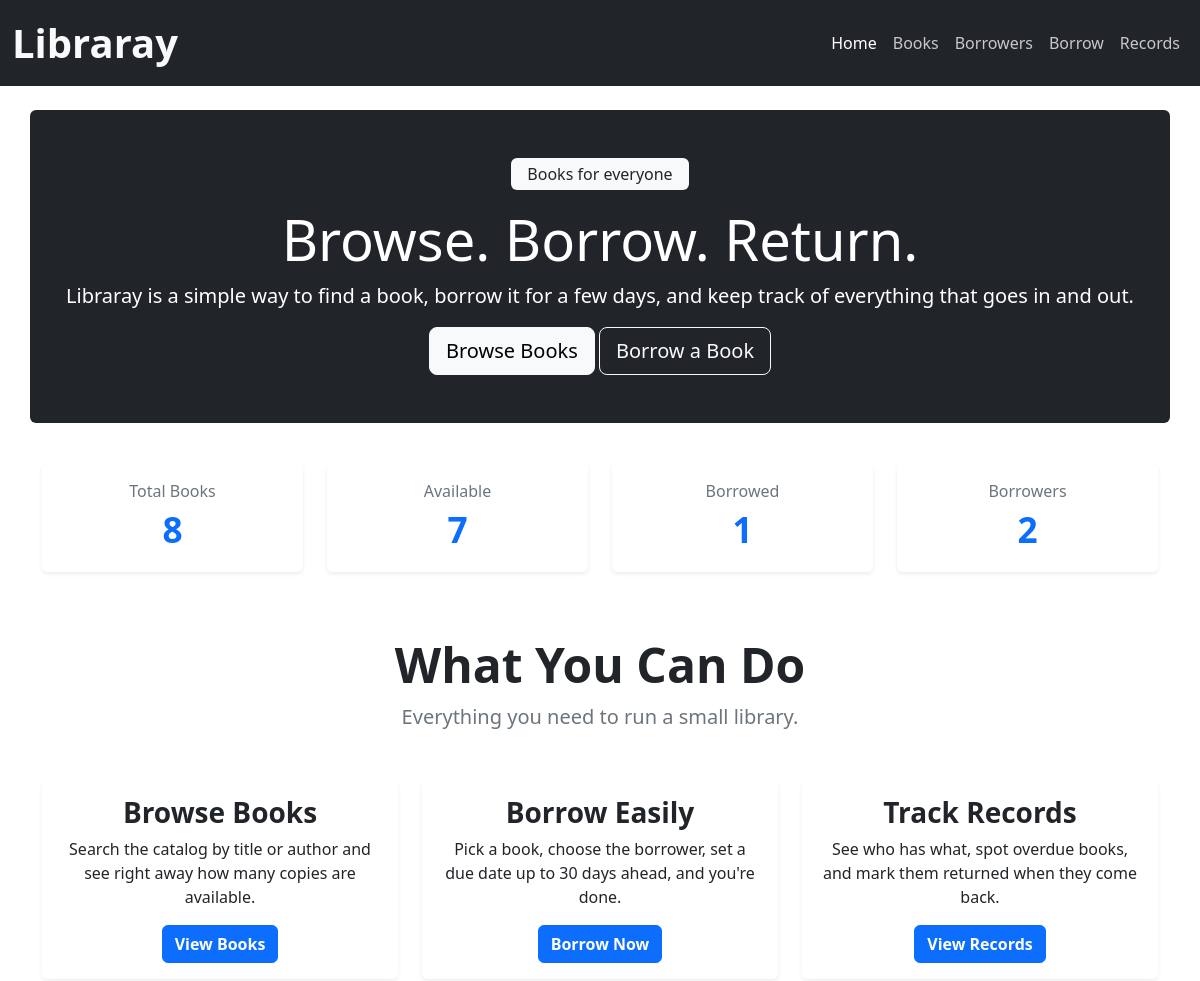
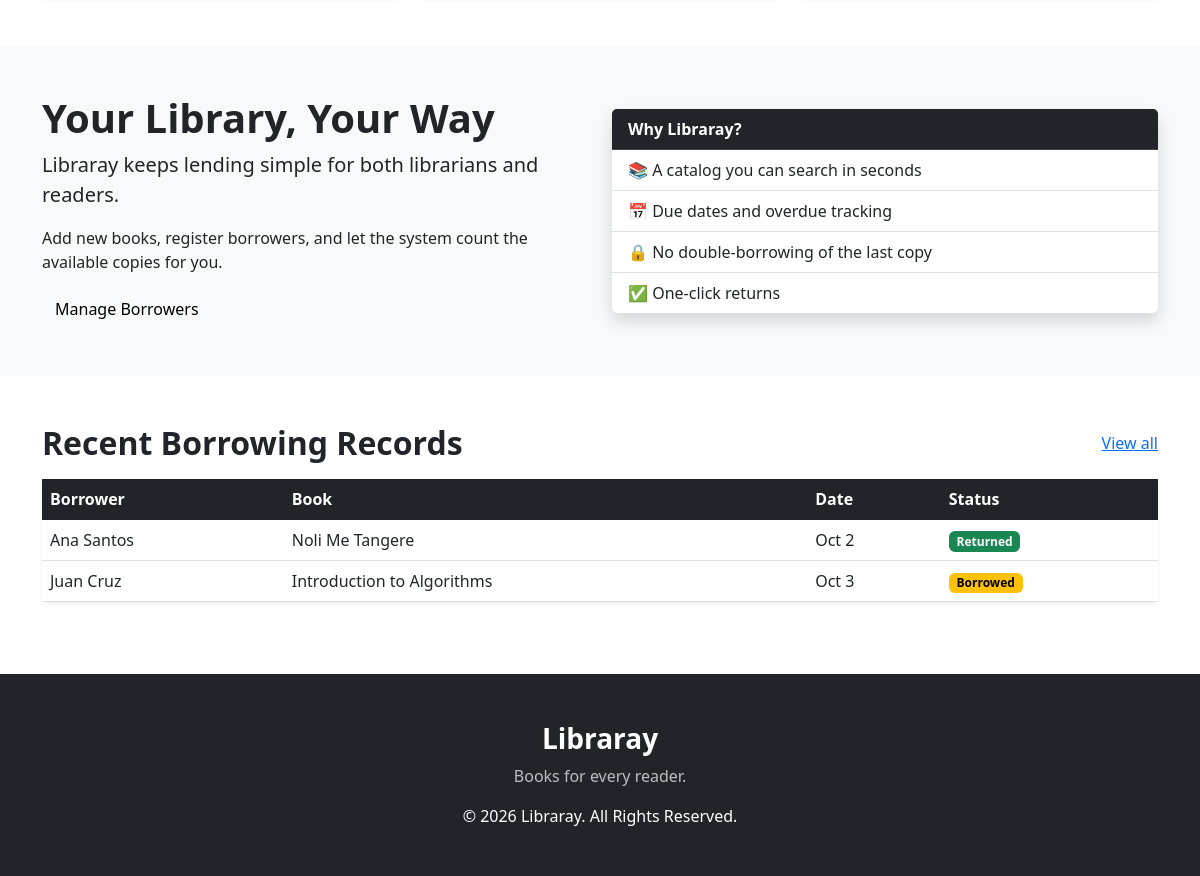
The page / on the database its author committed (2 pictures, top to bottom).
### tables this page shows
CREATE TABLE IF NOT EXISTS `borrowings` (
  `id` int(11) NOT NULL AUTO_INCREMENT,
  `book_id` int(11) NOT NULL,
  `user_id` int(11) NOT NULL,
  `borrowed_at` date NOT NULL,
  `due_date` date NOT NULL,
  `returned_at` datetime DEFAULT NULL,
  PRIMARY KEY (`id`),
  FOREIGN KEY (`book_id`) REFERENCES `books`(`id`) ON DELETE RESTRICT,
  FOREIGN KEY (`user_id`) REFERENCES `users`(`id`) ON DELETE RESTRICT
);

CREATE TABLE IF NOT EXISTS `users` (
  `id` int(11) NOT NULL AUTO_INCREMENT,
  `name` varchar(100) NOT NULL,
  `email` varchar(100) NOT NULL,
  `created_at` timestamp NOT NULL DEFAULT current_timestamp(),
  PRIMARY KEY (`id`),
  UNIQUE KEY `email` (`email`)
);

CREATE TABLE IF NOT EXISTS `books` (
  `id` int(11) NOT NULL AUTO_INCREMENT,
  `title` varchar(200) NOT NULL,
  `author` varchar(150) NOT NULL,
  `isbn` varchar(20) DEFAULT NULL,
  `copies` int(11) NOT NULL DEFAULT 1,
  `created_at` timestamp NOT NULL DEFAULT current_timestamp(),
  PRIMARY KEY (`id`),
  UNIQUE KEY `isbn` (`isbn`)
);

### index.php (the view, shortened to what this page needs)
<?php
require 'includes/header.php';
$totalBooks = (int)$conn->query("SELECT COALESCE(SUM(copies),0) FROM books")->fetch_row()[0];
$borrowed   = (int)$conn->query("SELECT COUNT(*) FROM borrowings WHERE returned_at IS NULL")->fetch_row()[0];
$available  = $totalBooks - $borrowed;
$borrowers  = (int)$conn->query("SELECT COUNT(*) FROM users")->fetch_row()[0];
$recent = $conn->query(
  "SELECT u.name AS borrower, b.title, br.borrowed_at, br.due_date, br.returned_at
   FROM borrowings br
   JOIN books b ON b.id = br.book_id
   JOIN users u ON u.id = br.user_id
   ORDER BY br.id DESC LIMIT 5")->fetch_all(MYSQLI_ASSOC);
$stats = ['Total Books' => $totalBooks, 'Available' => $available, 'Borrowed' => $borrowed, 'Borrowers' => $borrowers];
?>
<div class="container text-white text-center bg-dark py-5 px-3 my-4 rounded">
  <p class="lead fw-lighter fs-6 hero-tag d-inline-block rounded px-3 py-1">Books for everyone</p>
  <h1 class="display-4"><b>Browse. Borrow. Return.</b></h1>
  <p class="lead">
    Libraray is a simple way to find a book, borrow it for a few days,
    and keep track of everything that goes in and out.
  </p>
  <a href="books.php" class="btn btn-light btn-lg">Browse Books</a>
  <a href="borrow.php" class="btn btn-outline-light btn-lg">Borrow a Book</a>
</div>
<div class="container py-3">
  <div class="row g-4 text-center">
    <?php foreach ($stats as $label => $value): ?>
      <div class="col-6 col-md-3">
        <div class="card h-100 shadow-sm border-0"><div class="card-body">
          <div class="text-muted"><?= $label ?></div>
          <div class="stat-number"><?= $value ?></div>
        </div></div>
      </div>
    <?php endforeach; ?>
  </div>
</div>
<div class="container py-5" id="features">
  <div class="text-center mb-5">
    <h2 class="display-5 fw-bold">What You Can Do</h2>
    <p class="lead text-muted">Everything you need to run a small library.</p>
  </div>
  <div class="row g-4">
    <div class="col-md-4"><div class="card h-100 shadow-sm border-0"><div class="card-body text-center">
      <h3 class="card-title fw-bold">Browse Books</h3>
      <p class="card-text">Search the catalog by title or author and see right away how many copies are available.</p>
      <a href="books.php" class="btn btn-accent">View Books</a>
    </div></div></div>
    <div class="col-md-4"><div class="card h-100 shadow-sm border-0"><div class="card-body text-center">
      <h3 class="card-title fw-bold">Borrow Easily</h3>
      <p class="card-text">Pick a book, choose the borrower, set a due date up to 30 days ahead, and you're done.</p>
      <a href="borrow.php" class="btn btn-accent">Borrow Now</a>
    </div></div></div>
    <div class="col-md-4"><div class="card h-100 shadow-sm border-0"><div class="card-body text-center">
      <h3 class="card-title fw-bold">Track Records</h3>
      <p class="card-text">See who has what, spot overdue books, and mark them returned when they come back.</p>
      <a href="records.php" class="btn btn-accent">View Records</a>
    </div></div></div>
  </div>
</div>
<div class="container-fluid section-alt py-5">
  <div class="container">
    <div class="row align-items-center">
      <div class="col-md-6">
        <h2 class="display-6 fw-bold">Your Library, Your Way</h2>
        <p class="lead">Libraray keeps lending simple for both librarians and readers.</p>
        <p>Add new books, register borrowers, and let the system count the available copies for you.</p>
        <a href="borrowers.php" class="btn btn-light">Manage Borrowers</a>
      </div>
      <div class="col-md-6 mt-4 mt-lg-0">
        <div class="card shadow border-0">
          <div class="card-header bg-dark text-white"><b>Why Libraray?</b></div>
          <ul class="list-group list-group-flush">
            <li class="list-group-item">📚 A catalog you can search in seconds</li>
            <li class="list-group-item">📅 Due dates and overdue tracking</li>
            <li class="list-group-item">🔒 No double-borrowing of the last copy</li>
            <li class="list-group-item">✅ One-click returns</li>
          </ul>
        </div>
      </div>
    </div>
  </div>
</div>
<div class="container py-5">
  <div class="d-flex justify-content-between align-items-center mb-3">
    <h2 class="fw-bold mb-0">Recent Borrowing Records</h2>
    <a href="records.php">View all</a>
  </div>
  <div class="card shadow-sm border-0"><div class="table-responsive">
    <table class="table table-hover align-middle mb-0">
      <thead><tr><th>Borrower</th><th>Book</th><th>Date</th><th>Status</th></tr></thead>
      <tbody>
      <?php foreach ($recent as $r): ?>
        <tr>
          <td><?= e($r['borrower']) ?></td>
          <td><?= e($r['title']) ?></td>
          <td><?= e(date('M j', strtotime($r['borrowed_at']))) ?></td>
          <td><?= statusBadge($r['returned_at'], $r['due_date']) ?></td>
        </tr>
      <?php endforeach; ?>
      </tbody>
    </table>
  </div></div>
</div>
<?php require 'includes/footer.php'; ?>

### config.php (shortened to what this page needs)
<?php
function e($v) { return htmlspecialchars((string)$v, ENT_QUOTES, 'UTF-8'); }
function statusBadge($returned_at, $due_date) {
    if ($returned_at) return '<span class="badge text-bg-success">Returned</span>';
    return '<span class="badge text-bg-warning">Borrowed</span>';
}

### header.php (style rules this page uses)
:root { --chrome: #212529; --primary: #0d6efd; --primary-dark: #0a58ca; --soft: #e7f1ff; --page: #ffffff; --page-alt: #f8f9fa; --line: #dee2e6; --ink: #212529; --muted: #6c757d; --bs-body-bg: var(--page); --bs-body-color: var(--ink); --bs-border-color: var(--line); }
body { background: var(--page); color: var(--ink); }
.bg-dark { background-color: var(--chrome) !important; color: #fff; }
.section-alt { background-color: var(--page-alt); color: var(--ink); }
.text-muted { color: var(--muted) !important; }
.hero-tag { background: var(--page-alt); color: var(--ink); }
.card { background: #fff; border: 1px solid var(--line); color: var(--ink); }
.card-header.bg-dark { color: #fff; }
.list-group-item { background: transparent; color: var(--ink); border-color: var(--line); }
.stat-number { font-size: 2.2rem; font-weight: 700; color: var(--primary); }
.table { --bs-table-bg: transparent; --bs-table-color: var(--ink); --bs-table-border-color: var(--line); --bs-table-hover-bg: var(--soft); --bs-table-hover-color: var(--ink); }
.table thead th { background: var(--chrome); color: #fff; border-color: var(--chrome); }
.btn-accent { background: var(--primary); border-color: var(--primary); color: #fff; font-weight: 600; }
a { color: var(--primary); }
.btn, .navbar-brand { text-decoration: none; }

### rows shown on the page
borrowings: user.name "Ana Santos", book.title "Noli Me Tangere", borrowed_at "Oct 2", shows "Returned"
borrowings: user.name "Juan Cruz", book.title "Introduction to Algorithms", borrowed_at "Oct 3"

### other values the page prints
$label "Home"
$label "Books"
$label "Borrowers"
$label "Borrow"
$label "Records"
$label "Total Books"
$value "8"
$label "Available"
$value "7"
$label "Borrowed"
$value "1"
$value "2"
